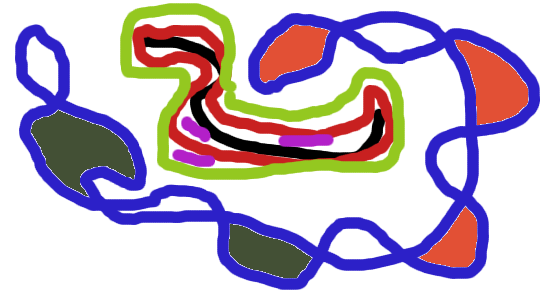
#> input picture test_images/crazy.ppm, 544 x 295 px
$ python pil_invert_ppm_image.py ../test_images/crazy.ppm out.png
#> lines starting #> are read from the running program, lines starting #| are printed output that depends on the picture
from PIL import Image
from PIL import ImageOps
import sys

def invert_image(src, target):
#> called with src = '../test_images/crazy.ppm', target = 'out.png'
    im = Image.open(src)
#> im is the input picture: PIL image 544x295 RGB; mean R, G, B 194.3, 180, 196.8
    im2 = ImageOps.invert(im)
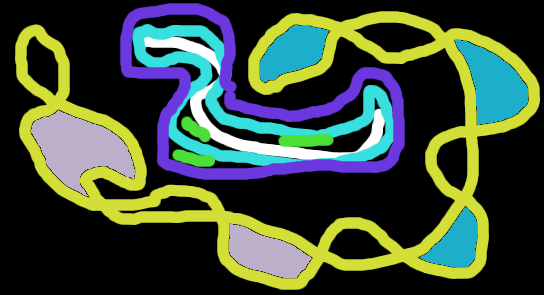
#> im2: PIL image 544x295 RGB; mean R, G, B 60.7, 75, 58.2
    im2.save(target, "PPM")

if __name__=='__main__':
    src_file = sys.argv[1]
    target_file = sys.argv[2]
    invert_image(src_file, target_file)
